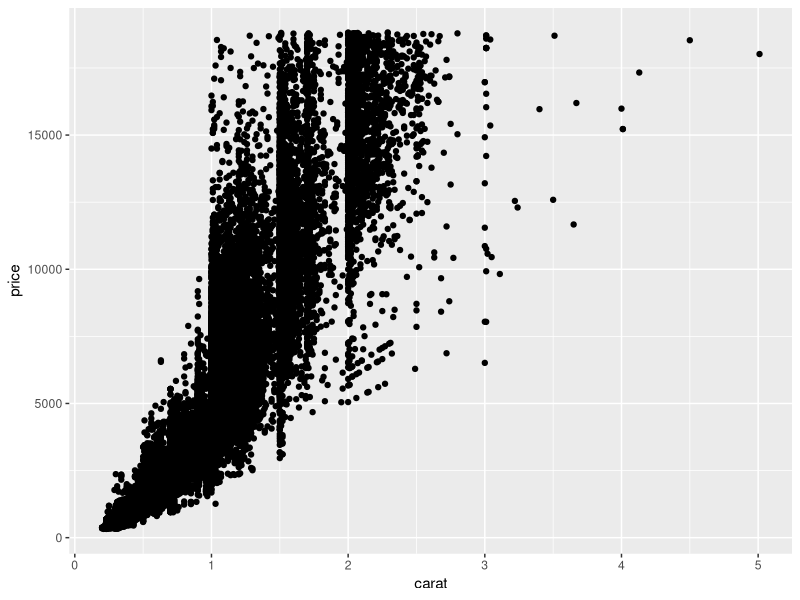
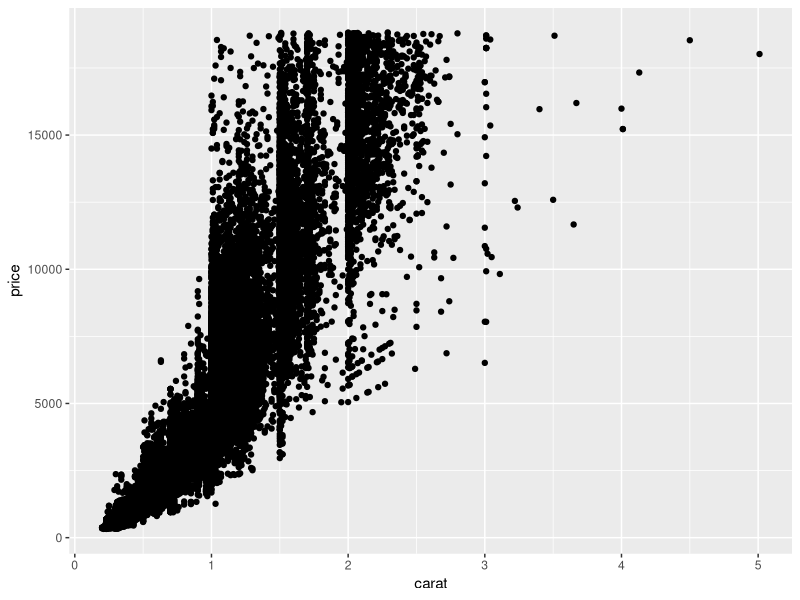
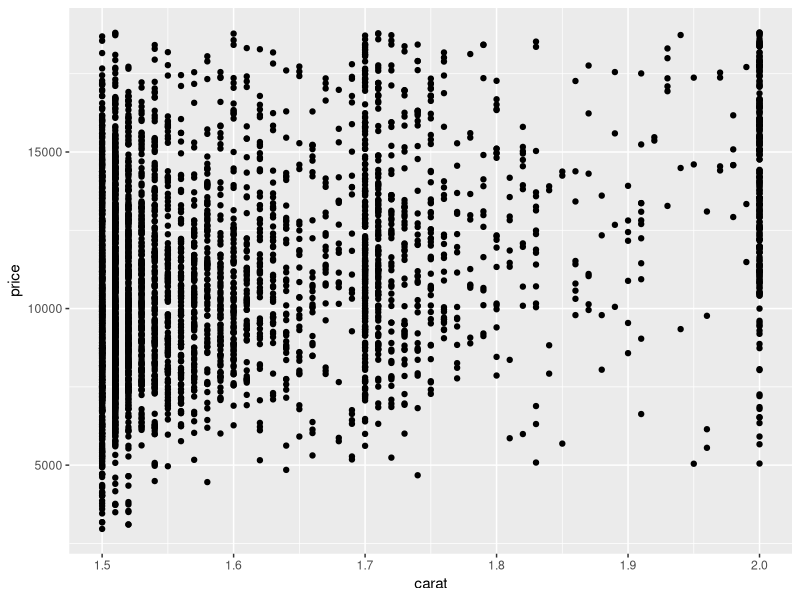
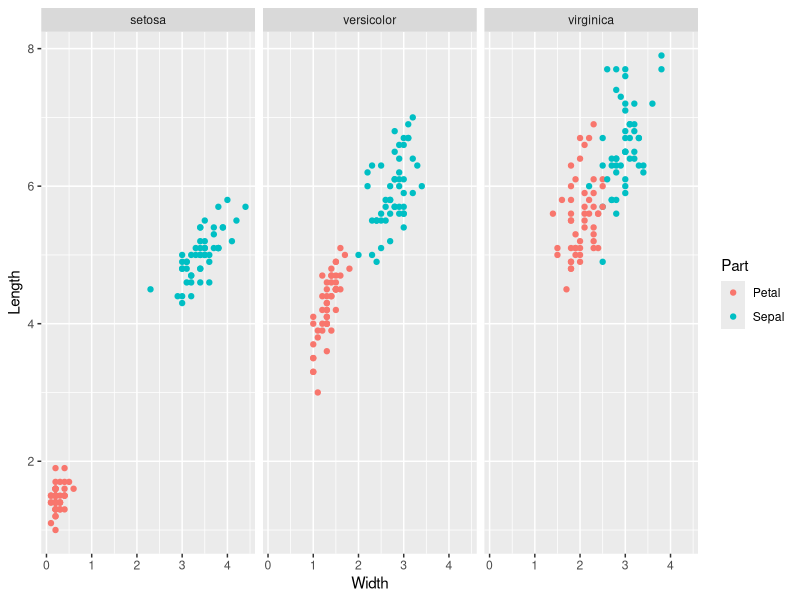

These figures' R source, in order:
## ---- chunk 1
library(tidyverse)
## ---- chunk 2
## Original code; hard to read
summarize(group_by(diamonds, cut), mean_price = mean(price))
## ---- chunk 3
## TODO: Re-write the code above following the tidyverse style guide
diamonds %>%
  group_by(cut) %>%
  summarize(
    mean_price = mean(price)
  )
## ---- chunk 4
## NOTE: You can copy this code to the chunk below
iris %>%
  mutate(Sepal.Area=Sepal.Length*Sepal.Width) %>%
  group_by( Species ) %>%
  summarize_if(is.numeric,mean)%>%
  ungroup() %>%
  pivot_longer( names_to="measure",values_to="value",cols=-Species ) %>%
  arrange(value )
## ---- chunk 5
## TODO: Re-write the code above following the tidyverse style guide
iris %>%
  mutate(Sepal.Area = Sepal.Length * Sepal.Width) %>%
  group_by(Species) %>%
  summarise_if(is.numeric, mean)%>%
  ungroup() %>%
  pivot_longer(names_to = "measure", values_to = "value", cols = -Species) %>%
  arrange(value)
## ---- chunk 6
iris %>%
  group_by(Species) %>%
  summarize(Sepal.Length = mean(Sepal.Length), Sepal.Width = mean(Sepal.Width), Petal.Length = mean(Petal.Length), Petal.Width = mean(Petal.Width))
## ---- chunk 7
## TODO: Re-write the code above following the tidyverse style guide
iris %>%
  group_by(Species) %>%
  summarize(
    Sepal.Length = mean(Sepal.Length), 
    Sepal.Width = mean(Sepal.Width), 
    Petal.Length = mean(Petal.Length), 
    Petal.Width = mean(Petal.Width)
  )
## ---- chunk 8
## NOTE: No need to edit, just an example
ggplot(diamonds, aes(carat, price)) +
  geom_point()
## ---- chunk 9
## NOTE: No need to edit, just an example
diamonds %>%
  ggplot(aes(carat, price)) +
  geom_point()
## ---- chunk 10
## NOTE: No need to edit, just an example
diamonds %>%
  filter(1.5 <= carat, carat <= 2.0) %>%

  ggplot(aes(carat, price)) +
  geom_point()
## ---- chunk 11
## NOTE: No need to edit, just an example
diamonds %>%
  filter(1.5 <= carat, carat <= 2.0) %>%
  glimpse()

  ## ggplot(aes(carat, price)) +
  ## geom_point()
## ---- chunk 12
ggplot(
  iris %>%
  pivot_longer(
    names_to = c("Part", ".value"),
    names_sep = "\\.",
    cols = -Species
  ),
  aes(Width, Length, color = Part)
) +
  geom_point() +
  facet_wrap(~Species)
## ---- chunk 13

